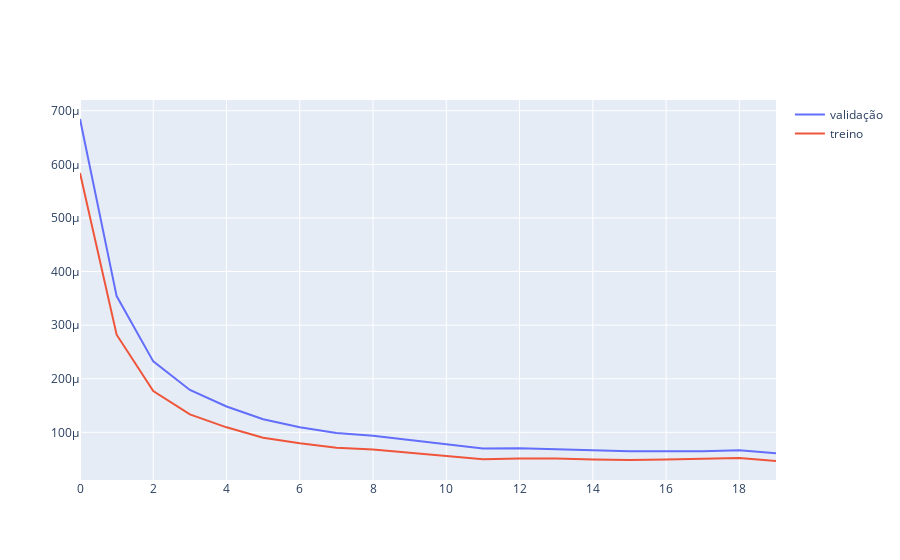

The notebook cell saved with this chart:
### Code cell
# AJUSTAR ESSE TREINAMENTO!!
for epoch in range(n_epochs):
    model.train()
    with tqdm(batch_start, unit="batch", mininterval=0, disable=False) as bar:
        bar.set_description(f"Epoch {epoch}")
        for start in bar:
            # take a batch
            X_batch = X_train[start:start+batch_size,:]
            # forward pass
            Xh = model(X_batch)
            loss = loss_fn(Xh, X_batch)
            # backward pass
            optimizer.zero_grad()
            loss.backward()
            # update weights
            optimizer.step()
            # print progress
            bar.set_postfix(loss=float(loss))
    # evaluate accuracy at end of each epoch
    model.eval()
    Xh = model(X_val)
    valLoss.append(float(loss_fn(Xh, X_val)))
    Xh = model(X_train)
    trainLoss.append(float(loss_fn(Xh, X_train)))

fig = go.Figure()
fig.add_trace(go.Scatter(y=valLoss, mode="lines", showlegend=True, name='validação'))
fig.add_trace(go.Scatter(y=trainLoss, mode="lines", showlegend=True, name='treino'))
fig.show()

### Figure 1 — Plotly figure (JSON) as saved in the notebook; plotly's stock layout.template omitted (floating-point values rounded to 4 significant figures)
{"data": [{"mode": "lines", "name": "validação", "showlegend": true, "type": "scatter", "y": [0.0006846, 0.0003542, 0.0002324, 0.0001791, 0.0001482, 0.0001244, 0.0001097, 9.858e-05, 9.376e-05, 8.557e-05, 7.722e-05, 6.986e-05, 7.016e-05, 6.871e-05, 6.612e-05, 6.457e-05, 6.47e-05, 6.479e-05, 6.64e-05, 6.084e-05]}, {"mode": "lines", "name": "treino", "showlegend": true, "type": "scatter", "y": [0.0005841, 0.0002822, 0.0001772, 0.0001335, 0.0001093, 8.983e-05, 7.951e-05, 7.114e-05, 6.797e-05, 6.22e-05, 5.555e-05, 4.991e-05, 5.097e-05, 5.112e-05, 4.947e-05, 4.844e-05, 4.933e-05, 5.019e-05, 5.2e-05, 4.652e-05]}], "layout": {}}
